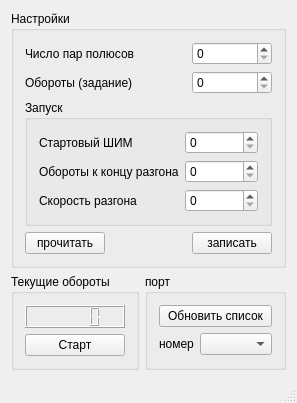
<?xml version="1.0" encoding="UTF-8"?>
<ui version="4.0">
 <class>MainWindow</class>
 <widget class="QMainWindow" name="MainWindow">
  <property name="geometry">
   <rect>
    <x>0</x>
    <y>0</y>
    <width>266</width>
    <height>379</height>
   </rect>
  </property>
  <property name="windowTitle">
   <string>Утилита конфигурирования драйвера мотора</string>
  </property>
  <widget class="QWidget" name="centralWidget">
   <layout class="QGridLayout" name="gridLayout_5">
    <item row="0" column="0" colspan="2">
     <widget class="QGroupBox" name="groupBox_3">
      <property name="title">
       <string>Настройки</string>
      </property>
      <layout class="QGridLayout" name="gridLayout_2">
       <item row="0" column="0" colspan="2">
        <widget class="QLabel" name="label">
         <property name="text">
          <string>Число пар полюсов</string>
         </property>
        </widget>
       </item>
       <item row="0" column="2">
        <widget class="QSpinBox" name="spinBoxPolus"/>
       </item>
       <item row="1" column="0" colspan="2">
        <widget class="QLabel" name="label_3">
         <property name="text">
          <string>Обороты (задание)</string>
         </property>
        </widget>
       </item>
       <item row="1" column="2">
        <widget class="QSpinBox" name="spinBoxRpmSet"/>
       </item>
       <item row="2" column="0" colspan="3">
        <widget class="QGroupBox" name="groupBox_2">
         <property name="title">
          <string>Запуск</string>
         </property>
         <layout class="QGridLayout" name="gridLayout_3">
          <item row="0" column="0">
           <widget class="QLabel" name="label_4">
            <property name="text">
             <string>Стартовый ШИМ</string>
            </property>
           </widget>
          </item>
          <item row="0" column="1">
           <widget class="QSpinBox" name="spinBoxStartPwm"/>
          </item>
          <item row="1" column="0">
           <widget class="QLabel" name="label_5">
            <property name="text">
             <string>Обороты к концу разгона</string>
            </property>
           </widget>
          </item>
          <item row="1" column="1">
           <widget class="QSpinBox" name="spinBoxStartRpm"/>
          </item>
          <item row="2" column="0">
           <widget class="QLabel" name="label_6">
            <property name="text">
             <string>Скорость разгона</string>
            </property>
           </widget>
          </item>
          <item row="2" column="1">
           <widget class="QSpinBox" name="spinBoxStartSpeed"/>
          </item>
         </layout>
        </widget>
       </item>
       <item row="3" column="0">
        <widget class="QPushButton" name="pushButtonRead">
         <property name="text">
          <string>прочитать</string>
         </property>
        </widget>
       </item>
       <item row="3" column="2">
        <widget class="QPushButton" name="pushButtonWrite">
         <property name="text">
          <string>записать</string>
         </property>
        </widget>
       </item>
      </layout>
     </widget>
    </item>
    <item row="1" column="0">
     <widget class="QGroupBox" name="groupBox">
      <property name="title">
       <string>Текущие обороты</string>
      </property>
      <layout class="QGridLayout" name="gridLayout">
       <item row="0" column="0">
        <widget class="QLCDNumber" name="lcdNumberCurRpm"/>
       </item>
       <item row="1" column="0">
        <widget class="QPushButton" name="pushButtonStartStop">
         <property name="text">
          <string>Старт</string>
         </property>
        </widget>
       </item>
      </layout>
     </widget>
    </item>
    <item row="1" column="1">
     <widget class="QGroupBox" name="groupBox_4">
      <property name="title">
       <string>порт</string>
      </property>
      <layout class="QGridLayout" name="gridLayout_4">
       <item row="0" column="0" colspan="2">
        <widget class="QPushButton" name="pushButtonUpdPortList">
         <property name="text">
          <string>Обновить список</string>
         </property>
        </widget>
       </item>
       <item row="1" column="0">
        <widget class="QLabel" name="label_2">
         <property name="text">
          <string>номер</string>
         </property>
        </widget>
       </item>
       <item row="1" column="1">
        <widget class="QComboBox" name="comboBoxPort"/>
       </item>
      </layout>
     </widget>
    </item>
   </layout>
  </widget>
  <widget class="QStatusBar" name="statusBar"/>
 </widget>
 <layoutdefault spacing="6" margin="11"/>
 <resources/>
 <connections/>
</ui>
